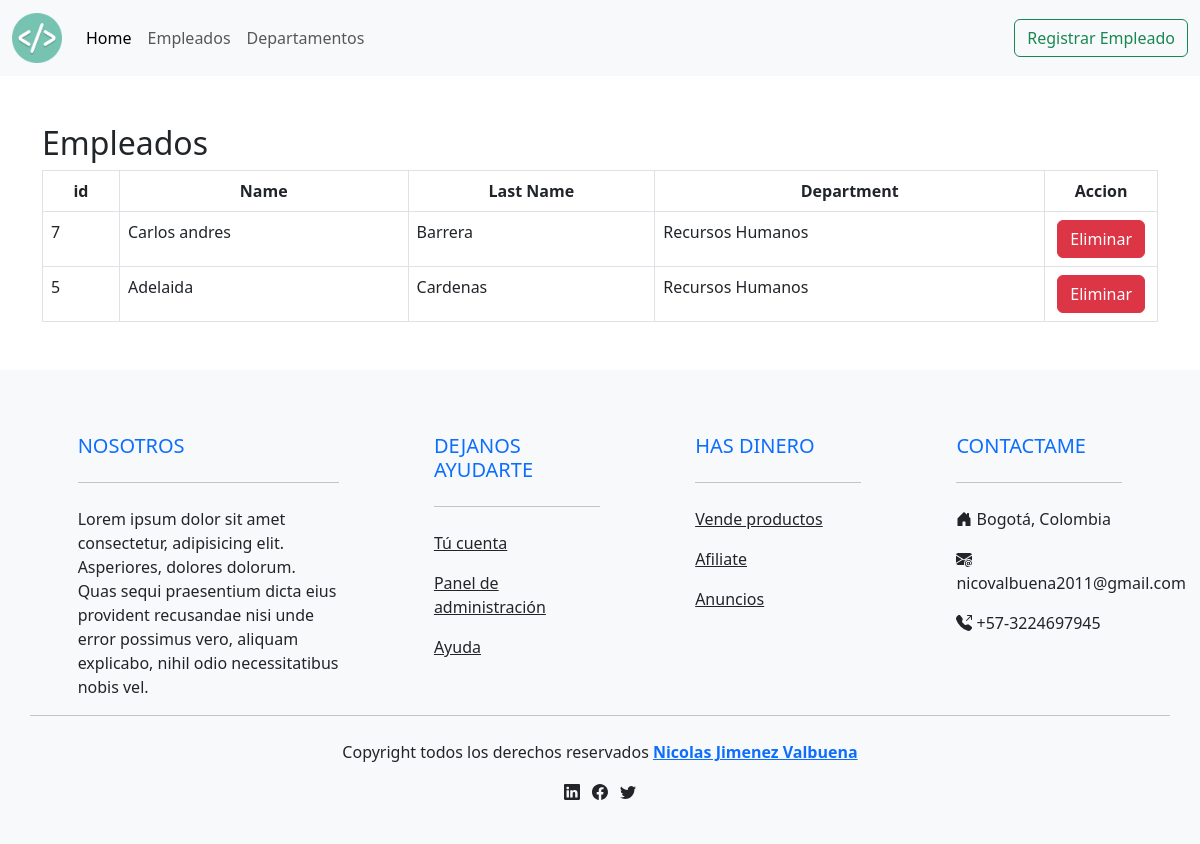
Screenshot of /detail/Recursos Humanos/ with the database file from the repository.
### aplications/empleados/models.py (models this page shows)
class Empleado(models.Model):
    first_name = models.CharField('Nombre', max_length=60)
    apellidos = models.CharField('Apellidos', max_length=60)
    """Atributo seleccionable"""
    job_choices = (
        ('0', 'Contador'),
        ('1', 'Administrador'),
        ('2', 'Economista'),
        ('3', 'Otro'),
        ('4', 'Secretaria'),
        ('5', 'Servicios Generales'),
        ('6', 'Practicante Universitario'),
        ('7', 'Coordinador'),
    )
    job = models.CharField('Trabajo', max_length= 1, choices= job_choices)
    """"""""""""""""""""""""""""""""""""
    """  Atrubuto que esta relacionado con otra tabla por una foreign key  """
    departamento = models.ForeignKey(Departamento, on_delete=models.CASCADE)
    full_name = models.CharField('Nombre completo', max_length= 120, blank = True)
    """"""""""""""""""""""""""""""""""""
    image = models.ImageField('imagen', upload_to= 'empleados/', height_field=None, width_field=None, max_length=None, blank = True)
    habilidades = models.ManyToManyField(Habilidades)
    class Meta:
        verbose_name = 'Mi Empleado'
        verbose_name_plural = 'Empleados de la empresa'
        ordering = ['-first_name','apellidos']
    def __str__(self) -> str:
        return f'{self.first_name} - {self.apellidos} - {self.job} - {self.image}'

### aplications/departamento/models.py (models this page shows)
class Departamento(models.Model):
    name = models.CharField('Nombre', max_length=50, unique= True)
    short_name = models.CharField('Nombre Corto', max_length=20, blank= True)
    active = models.BooleanField('Activo', default= False)
    class Meta:
        verbose_name = 'Mi departamento'
        verbose_name_plural = 'Areas de la empresa'
        ordering = ['name'] # Ordena los registros por el nombre en orden alfabetico.
        """
            unique_together
            no permite que se registren mas registros que tengan igual la combinancion de name y short_name,
            los compara con los que estan en la base de datos y si encuentra alguno igual, no lo deja registrar

        """
        unique_together = ('name', 'short_name')
    def __str__(self) -> str:
        return f'{self.name}'

### aplications/departamento/views.py (the view)
# urls.py: path('detail/<str:dep>/', views.EmpleadoDetailListView.as_view(), name = 'detail_dep')
class EmpleadoDetailListView(ListView):
    template_name = "departamento/listAll.html"
    context_object_name = 'empleados'
    def get_queryset(self):
        entrada = self.kwargs['dep']
        lista = Empleado.objects.filter(
            departamento__name = entrada
        )
        print(f'{lista}')
        return lista

### templates/departamento/listAll.html (shortened to what this page needs)
{% extends 'base.html' %}
{% load static %}
{% block body %}
    {% include 'includes/nav.html' %}
<section class="mb-5">
    <div class="container mt-5">
        <h2>Empleados</h2>
        <table class="table table-bordered table-auto">
            <thead>
                <tr class="text-center">
                    <th> id </th>
                    <th> Name </th>
                    <th> Last Name </th>
                    <th> Department </th>
                    <th>
                         Accion
                    </th>
                </tr>
            </thead>
            <tbody>
                {% for empleado in empleados %}
                <tr>
                    <td>{{ empleado.id }}</td>
                    <td>{{ empleado.first_name }}</td>
                    <td>{{ empleado.apellidos }}</td>
                    <td>{{ empleado.departamento }}</td>
                    <td class="" style="width: 80px;">
                        <div class="d-flex justify-content-betwen align-items-center">
                            <div class="px-1">
                                <button type="button" class="btn btn-danger" data-toggle="modal" data-target="#exampleModalCenter{{ empleado.id }}">
                                    Eliminar
                                </button>
                            </div>
                        </div>
                    </td>
                </tr>
                {% empty %}
                <tr>
                    <td colspan="2">No hay datos disponibles.</td>
                </tr>
                {% endfor %}
            </tbody>
        </table>
    </div>
</section>
<section>
    {% include 'includes/footer.html' %}
</section>
{% endblock body %}

### rows the page displays
Empleado: id "7", first_name "Carlos andres", apellidos "Barrera", departamento "Recursos Humanos"
Empleado: id "5", first_name "Adelaida", apellidos "Cardenas", departamento "Recursos Humanos"
